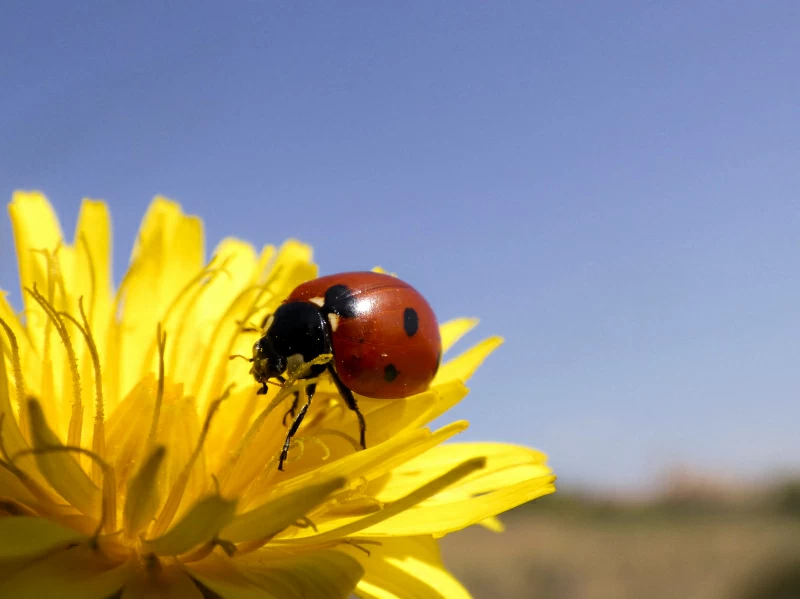
#> input picture Zad_1/1.webp, 800 x 599 px
$ python Zad_1.py
#> lines starting #> are read from the running program, lines starting #| are printed output that depends on the picture
from matplotlib.image import imread
import matplotlib.pyplot as plt
import numpy as np
import os
plt.rcParams['figure.figsize'] = [16,8]
A = imread('1.webp')
#> A is the input picture: shape (599, 800, 3); mean R, G, B 151.4, 146.5, 125.5
X = np.mean(A,-1)
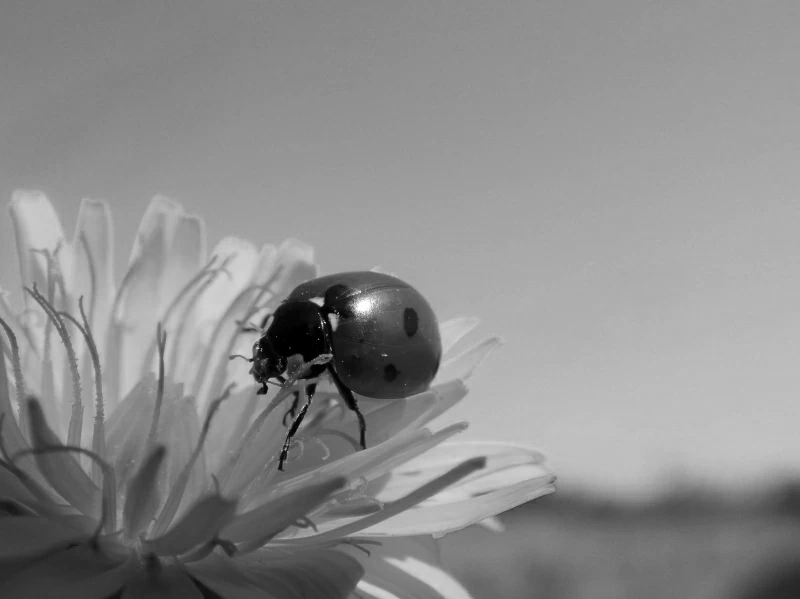
#> X: shape (599, 800) float64; min 0, max 255, mean 141.1

img = plt.imshow(X)
img.set_cmap('gray')
plt.axis('off')

U, S, VT = np.linalg.svd(X,full_matrices=False)
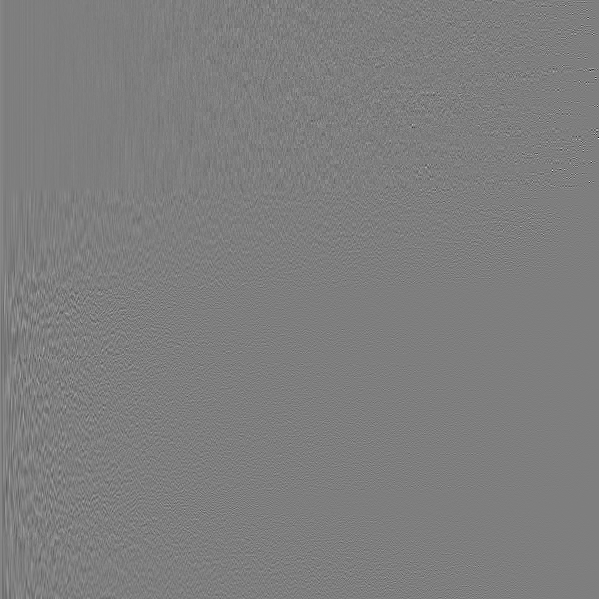
#> U: shape (599, 599) float64; min -0.668, max 0.677, mean 6.52e-05; drawn with min black and max white
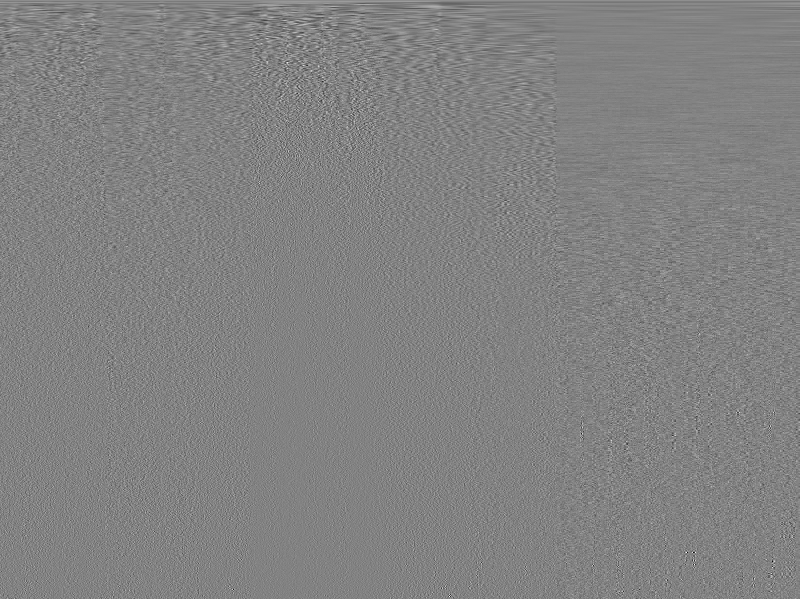
#> VT: shape (599, 800) float64; min -0.382, max 0.365, mean 6.59e-05; drawn with min black and max white
#> S = 599 values, max 99648.9 at index 0, min 0.124 at index 598, mean 342.8
S = np.diag(S)


r=230
Xapprox = U[:,:r]@S[0:r,:r]@VT[:r,:]
plt.figure(0)
img = plt.imshow(Xapprox)
img.set_cmap('gray')
plt.axis('off')
plt.title('r='+str(r))
plt.show()

plt.figure(1)
plt.semilogy(np.diag(S))
plt.title('Singular Values')
plt.show()
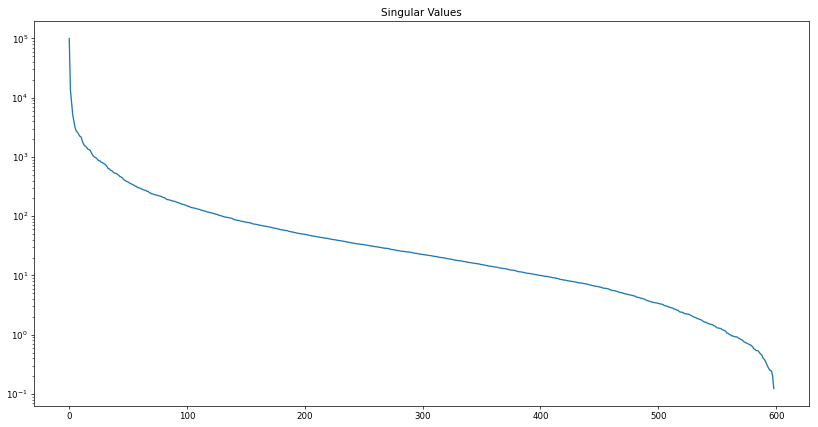
#> figure drawn by matplotlib, 1 panel; curve peaks at x = 0, y = 99648.9

plt.figure(2)
cumulative_sum_ratio = np.cumsum(np.diag(S)) / np.sum(np.diag(S))
#> cumulative_sum_ratio = 599 values from 0.485 to 1
plt.plot(cumulative_sum_ratio)
plt.title('Singular Values: Cumulative Sum')
plt.show()
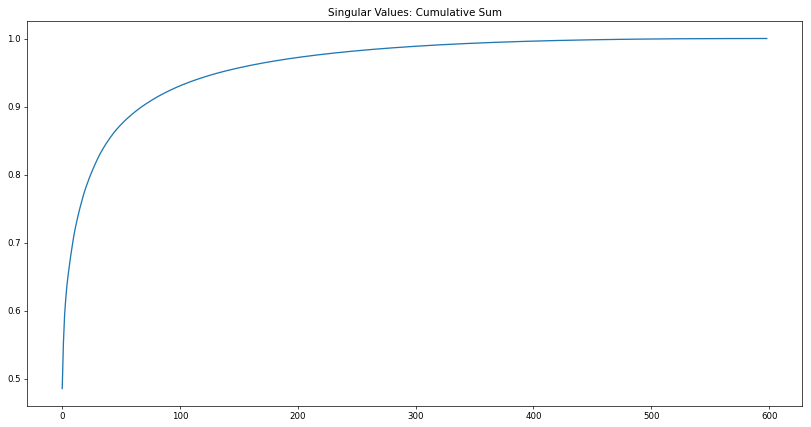
#> figure drawn by matplotlib, 1 panel; curve peaks at x = 598, y = 1
index_x = np.argmin(cumulative_sum_ratio <= 0.9)
#> index_x = 68
